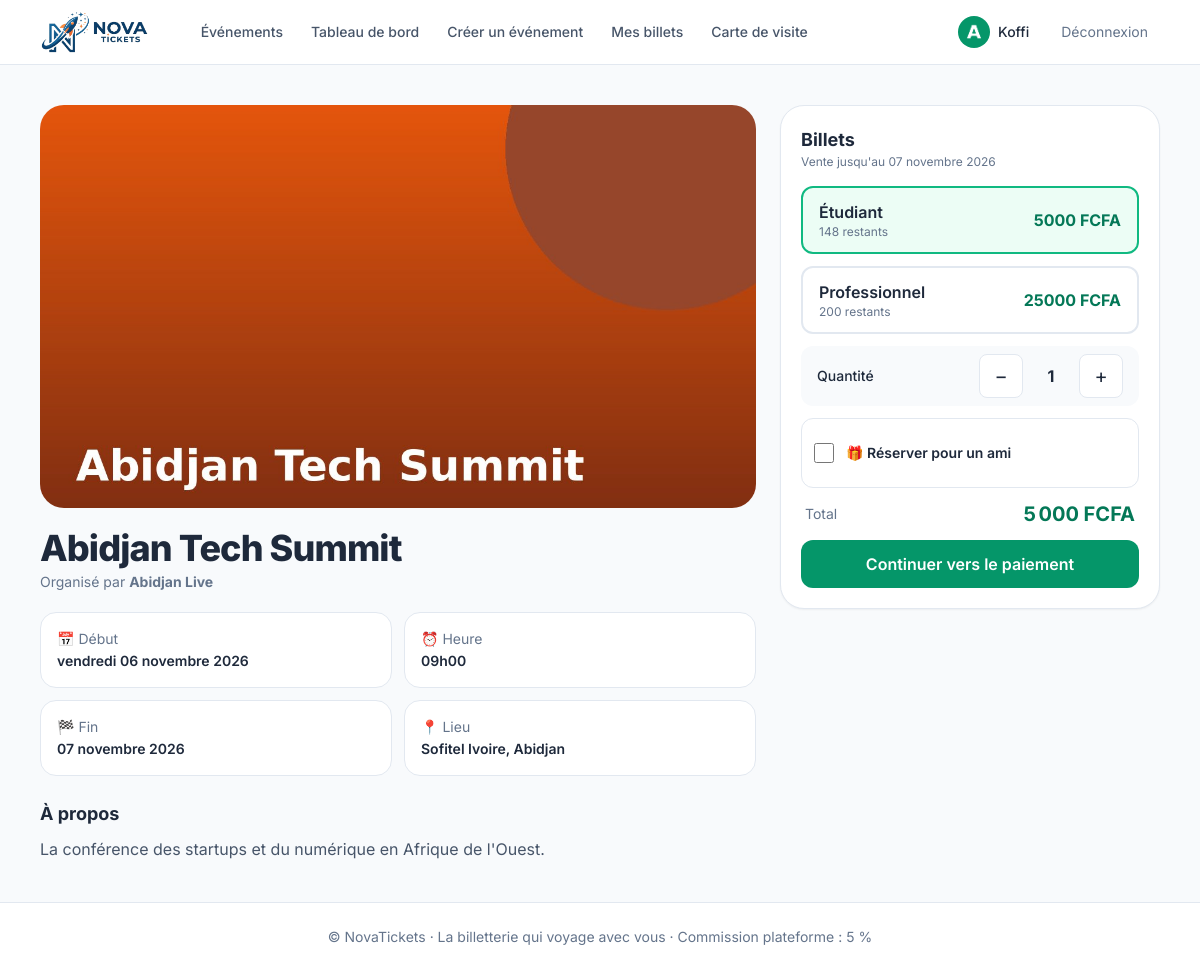
The page /evenements/abidjan-tech-summit/ (signed in) on the database its author committed.
### accounts/models.py (models this page shows, shortened)
class User(AbstractUser):
    SPECTATEUR = "spectateur"
    ORGANISATEUR = "organisateur"
    ROLES = [(SPECTATEUR, "Spectateur"), (ORGANISATEUR, "Organisateur")]
    SEXES = [("M", "Masculin"), ("F", "Féminin")]
    role = models.CharField(max_length=20, choices=ROLES, default=SPECTATEUR)
    country = models.CharField("Pays", max_length=2, default="BJ")
    phone = models.CharField("Téléphone", max_length=30)
    sexe = models.CharField(max_length=1, choices=SEXES, blank=True)
    profession = models.CharField(max_length=120, blank=True)
    photo = models.ImageField(upload_to="photos/", blank=True, null=True)
    org_name = models.CharField("Nom de l'organisation", max_length=150, blank=True)
    org_logo = models.ImageField(upload_to="org_logos/", blank=True, null=True)
    @property
    def is_organisateur(self):
        return self.role == self.ORGANISATEUR
    @property
    def organizer_label(self):
        return self.org_name or self.display_name

### events/models.py (models this page shows, shortened)
class Event(models.Model):
    DRAFT = "draft"
    PUBLISHED = "published"
    STATUSES = [(DRAFT, "Brouillon"), (PUBLISHED, "Publié")]
    organizer = models.ForeignKey(settings.AUTH_USER_MODEL, on_delete=models.CASCADE, related_name="events")
    name = models.CharField("Nom de l'événement", max_length=200)
    slug = models.SlugField(max_length=220, unique=True, blank=True)
    description = models.TextField(blank=True)
    location = models.CharField("Lieu", max_length=200, blank=True)
    banner = models.ImageField("Visuel", upload_to="events/", blank=True, null=True)
    logo = models.ImageField("Logo de l'événement", upload_to="event_logos/", blank=True, null=True)
    start_date = models.DateField("Date de début")
    end_date = models.DateField("Date de fin")
    start_time = models.TimeField("Heure de début")
    sales_deadline = models.DateField("Date limite d'achat")
    status = models.CharField(max_length=12, choices=STATUSES, default=DRAFT)
    created_at = models.DateTimeField(auto_now_add=True)
    class Meta:
        ordering = ["start_date", "start_time"]
    @property
    def is_published(self):
        return self.status == self.PUBLISHED
    @property
    def sales_open(self):
        return self.is_published and timezone.localdate() <= self.sales_deadline
    @property
    def min_price(self):
        prices = [t.price for t in self.ticket_types.all()]
        return min(prices) if prices else None

class TicketType(models.Model):
    event = models.ForeignKey(Event, on_delete=models.CASCADE, related_name="ticket_types")
    name = models.CharField("Type de ticket", max_length=80)
    price = models.DecimalField("Prix (FCFA)", max_digits=10, decimal_places=0)
    stock = models.PositiveIntegerField("Quantité disponible", default=100)
    class Meta:
        ordering = ["price"]
    @property
    def sold(self):
        from orders.models import Order
        return Order.objects.filter(ticket_type=self, status=Order.PAID).aggregate(t=Sum("quantity"))["t"] or 0
    @property
    def remaining(self):
        return max(self.stock - self.sold, 0)

### events/views.py (the view)
# urls.py: path("<slug:slug>/", views.detail, name="detail"),
def detail(request, slug):
    event = get_object_or_404(Event.objects.prefetch_related("ticket_types"), slug=slug)
    is_owner = request.user.is_authenticated and event.organizer_id == request.user.id
    if not event.is_published and not is_owner:
        raise PermissionDenied
    return render(request, "events/detail.html", {
        "event": event,
        "is_owner": is_owner,
        "is_organizer": request.user.is_authenticated and request.user.is_organisateur,
    })

### core/context_processors.py (called while the page is built)
def platform(request):
    return {
        "PLATFORM_NAME": settings.PLATFORM_NAME,
        "CARD_PRICE": settings.BUSINESS_CARD_PRICE,
        "COMMISSION_PERCENT": int(settings.PLATFORM_COMMISSION_RATE * 100),
    }

### templates/events/detail.html (shortened to what this page needs)
{% extends "base.html" %}
{% block content %}
<div class="grid gap-6 lg:grid-cols-[1fr_380px]">
  <div>
    <div class="overflow-hidden rounded-3xl bg-gradient-to-br from-emerald-100 to-emerald-50 aspect-[16/9]">
      {% if event.banner %}<img src="{{ event.banner.url }}" class="h-full w-full object-cover" alt="">
      {% else %}<div class="h-full w-full grid place-items-center text-7xl">🎟️</div>{% endif %}
    </div>
    <div class="mt-5 flex items-start gap-3">
      <div class="min-w-0">
        <h1 class="text-2xl md:text-4xl font-extrabold tracking-tight">{{ event.name }}</h1>
        <p class="text-sm text-slate-500 mt-1">Organisé par <strong>{{ event.organizer.organizer_label }}</strong></p>
      </div>
    </div>
    <dl class="mt-5 grid grid-cols-2 gap-3 text-sm">
      <div class="rounded-2xl bg-white border border-slate-200 p-4"><dt class="text-slate-500">📅 Début</dt><dd class="font-semibold mt-0.5">{{ event.start_date|date:"l d F Y" }}</dd></div>
      <div class="rounded-2xl bg-white border border-slate-200 p-4"><dt class="text-slate-500">⏰ Heure</dt><dd class="font-semibold mt-0.5">{{ event.start_time|time:"H\hi" }}</dd></div>
      <div class="rounded-2xl bg-white border border-slate-200 p-4"><dt class="text-slate-500">🏁 Fin</dt><dd class="font-semibold mt-0.5">{{ event.end_date|date:"d F Y" }}</dd></div>
      <div class="rounded-2xl bg-white border border-slate-200 p-4"><dt class="text-slate-500">📍 Lieu</dt><dd class="font-semibold mt-0.5">{{ event.location|default:"À confirmer" }}</dd></div>
    </dl>
    {% if event.description %}
    <div class="mt-6">
      <h2 class="text-lg font-bold">À propos</h2>
      <p class="mt-2 text-slate-600 whitespace-pre-line leading-relaxed">{{ event.description }}</p>
    </div>
    {% endif %}
  </div>
  <aside id="billets" class="lg:sticky lg:top-24 self-start scroll-mt-24">
    <div class="rounded-3xl bg-white border border-slate-200 shadow-sm p-5">
      <h2 class="text-lg font-bold">Billets</h2>
      <p class="text-xs text-slate-500">Vente jusqu'au {{ event.sales_deadline|date:"d F Y" }}</p>
      {% if is_owner %}
        <p class="mt-4 rounded-xl bg-slate-50 p-4 text-sm text-slate-600">Vous êtes l'organisateur : vous ne pouvez pas acheter de tickets pour votre propre événement.</p>
        <a href="{% url 'events:edit' event.pk %}" class="tap mt-3 grid place-items-center rounded-xl border border-slate-300 font-medium">Modifier l'événement</a>
      {% elif not event.sales_open %}
        <p class="mt-4 rounded-xl bg-slate-50 p-4 text-sm text-slate-600">La vente de billets est terminée.</p>
      {% else %}
        <form method="post" enctype="multipart/form-data" action="{% url 'orders:buy' event.slug %}" class="mt-4 space-y-3" id="buy-form">{% csrf_token %}
          {% for t in event.ticket_types.all %}
          <label class="block {% if t.remaining == 0 %}opacity-50{% else %}cursor-pointer{% endif %}">
            <div class="rounded-xl border-2 border-slate-200 px-4 py-3 peer-checked:border-emerald-500 peer-checked:bg-emerald-50 flex items-center justify-between gap-3">
              <div><p class="font-semibold">{{ t.name }}</p><p class="text-xs text-slate-500">{% if t.remaining == 0 %}Épuisé{% else %}{{ t.remaining }} restant{{ t.remaining|pluralize }}{% endif %}</p></div>
              <span class="font-bold text-emerald-700 whitespace-nowrap">{{ t.price|floatformat:0 }} FCFA</span>
            </div>
          </label>
          {% endfor %}
          <div class="flex items-center justify-between rounded-xl bg-slate-50 px-4 py-2">
            <span class="text-sm font-medium">Quantité</span>
            <div class="flex items-center gap-1">
              <button type="button" id="minus" class="tap w-11 rounded-lg bg-white border border-slate-200 text-xl">−</button>
              <input id="qty" name="quantity" value="1" readonly class="w-12 bg-transparent text-center font-bold">
              <button type="button" id="plus" class="tap w-11 rounded-lg bg-white border border-slate-200 text-xl">+</button>
            </div>
          </div>
          <div class="rounded-xl border border-slate-200 p-3">
            <label class="tap flex cursor-pointer items-center gap-3">
              <input type="checkbox" name="for_friend" id="for-friend" class="h-5 w-5 rounded border-slate-300 text-emerald-600 focus:ring-emerald-500">
              <span class="text-sm font-semibold">🎁 Réserver pour un ami</span>
            </label>
          </div>
          <div class="flex items-center justify-between px-1"><span class="text-sm text-slate-500">Total</span><strong id="total" class="text-xl text-emerald-700">0 FCFA</strong></div>
          <button class="tap w-full rounded-xl bg-emerald-600 py-3 font-semibold text-white hover:bg-emerald-700">Continuer vers le paiement</button>
        </form>
      {% endif %}
    </div>
  </aside>
</div>
{% endblock %}

### templates/base.html (shortened to what this page needs)
{% load static %}<!DOCTYPE html>
<html lang="fr" class="scroll-smooth">
<head>
  <script src="https://cdn.tailwindcss.com"></script>
</head>
<body class="bg-slate-50 text-slate-800 font-sans antialiased min-h-screen flex flex-col">
{% with url=request.resolver_match.url_name %}
<header class="sticky top-0 z-40 bg-white/90 backdrop-blur border-b border-slate-200">
  <div class="mx-auto max-w-6xl px-4 h-16 flex items-center gap-4">
    <a href="{% url 'core:home' %}" class="flex items-center shrink-0" aria-label="NovaTickets – accueil">
      <img src="{% static 'img/logo-horizontal.png' %}" alt="NovaTickets" class="h-11 w-auto">
    </a>
    <nav class="hidden md:flex items-center gap-1 ml-6 text-sm font-medium">
      <a href="{% url 'core:home' %}" class="px-3 py-2 rounded-lg {% if url == 'home' %}bg-emerald-50 text-emerald-700{% else %}text-slate-600 hover:bg-slate-100{% endif %}">Événements</a>
      {% if user.is_authenticated %}
        {% if user.is_organisateur %}
          <a href="{% url 'core:organizer_dashboard' %}" class="px-3 py-2 rounded-lg {% if url == 'organizer_dashboard' %}bg-emerald-50 text-emerald-700{% else %}text-slate-600 hover:bg-slate-100{% endif %}">Tableau de bord</a>
          <a href="{% url 'events:create' %}" class="px-3 py-2 rounded-lg text-slate-600 hover:bg-slate-100">Créer un événement</a>
        {% endif %}
        <a href="{% url 'core:spectateur_dashboard' %}" class="px-3 py-2 rounded-lg {% if url == 'spectateur_dashboard' %}bg-emerald-50 text-emerald-700{% else %}text-slate-600 hover:bg-slate-100{% endif %}">Mes billets</a>
        <a href="{% url 'core:card_list' %}" class="px-3 py-2 rounded-lg {% if url == 'card_list' or url == 'card_create' or url == 'card_detail' or url == 'card_edit' %}bg-emerald-50 text-emerald-700{% else %}text-slate-600 hover:bg-slate-100{% endif %}">Carte de visite</a>
      {% endif %}
    </nav>
    <div class="ml-auto flex items-center gap-2">
      {% if user.is_authenticated %}
        <a href="{% url 'accounts:profile' %}" class="flex items-center gap-2 rounded-full pl-1 pr-3 py-1 hover:bg-slate-100">
          {% if user.photo %}<img src="{{ user.photo.url }}" class="h-8 w-8 rounded-full object-cover" alt="">
          {% elif user.org_logo %}<img src="{{ user.org_logo.url }}" class="h-8 w-8 rounded-full object-cover" alt="">
          {% else %}<span class="h-8 w-8 rounded-full bg-emerald-100 text-emerald-700 grid place-items-center text-sm font-bold">{{ user.display_name|slice:":1"|upper }}</span>{% endif %}
          <span class="hidden sm:inline text-sm font-medium">{{ user.first_name|default:user.username }}</span>
        </a>
        <form method="post" action="{% url 'accounts:logout' %}" class="hidden md:block">{% csrf_token %}
          <button class="tap px-3 text-sm text-slate-500 hover:text-slate-800">Déconnexion</button>
        </form>
      {% endif %}
    </div>
  </div>
</header>
<main class="flex-1 w-full mx-auto max-w-6xl px-4 py-6 md:py-10 pb-28 md:pb-10">
  {% block content %}{% endblock %}
</main>
<footer class="hidden md:block border-t border-slate-200 bg-white py-6 text-center text-sm text-slate-500">
  © NovaTickets · La billetterie qui voyage avec vous · Commission plateforme : {{ COMMISSION_PERCENT }} %
</footer>
{% endwith %}
</body>
</html>

### templates/base.html (style rules this page uses)
input, select, textarea { font-size: 16px; }
.tap { min-height: 44px; }

### rows shown on the page
User: org_logo (picture), first_name "Koffi"
Event: banner (picture), name "Abidjan Tech Summit", organizer.organizer_label "Abidjan Live", start_date "vendredi 06 novembre 2026", start_time "09h00", end_date "07 novembre 2026", location "Sofitel Ivoire, Abidjan", description "La conférence des startups et du numérique en Afrique de l'Ouest.", sales_deadline "07 novembre 2026"
TicketType: name "Étudiant", remaining "148", price "5000"
TicketType: name "Professionnel", remaining "200", price "25000"

### other values the page prints
{{ COMMISSION_PERCENT }} "5"
